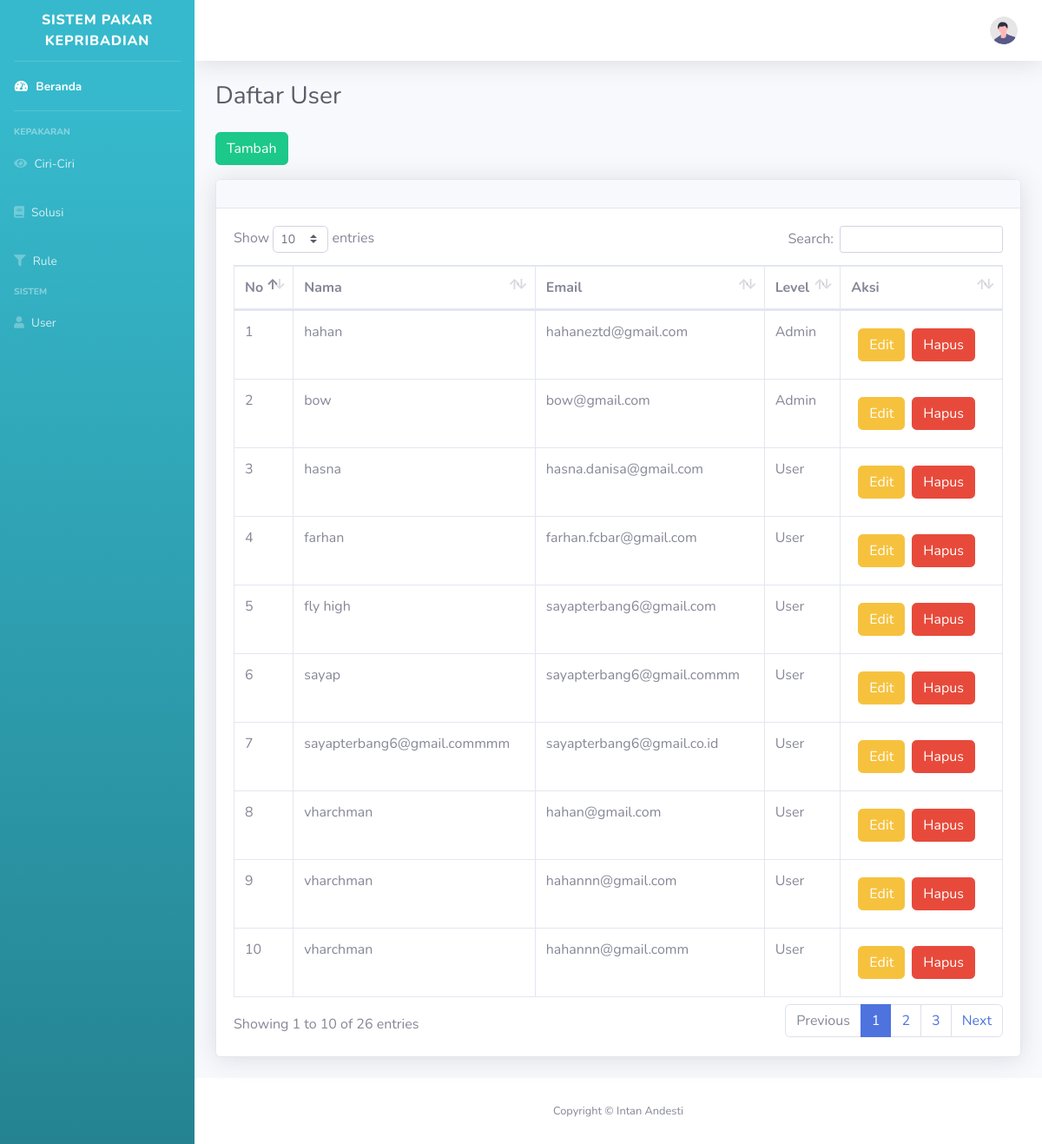
Screenshot of /admin/index.php?page=user-list with the database file from the repository.
### tables this page shows
CREATE TABLE `user` (
  `user_id` int(11) NOT NULL,
  `username` varchar(255) NOT NULL,
  `email` varchar(255) NOT NULL,
  `password` varchar(255) NOT NULL,
  `role` int(11) NOT NULL,
  `jenis_kelamin` varchar(255) NOT NULL,
  `tanggal_lahir` date DEFAULT NULL
);

### admin/page/user-list.php (the view, shortened to what this page needs)
<div class="d-sm-flex align-items-center justify-content-between mb-4">
  <h1 class="h3 mb-0 text-gray-800">Daftar User</h1>
</div>
<div class="mb-3">
  <a href="index.php?page=user-add" class="btn btn-success">Tambah</a>
</div>
<div class="card shadow mb-4">
  <div class="card-header py-3">
  </div>
  <div class="card-body">
    <div class="table-responsive">
      <table class="table table-bordered" id="dataTable" width="100%" cellspacing="0">
        <thead>
          <tr>
            <th>No</th>
            <th>Nama</th>
            <th>Email</th>
            <th>Level</th>
            <th>Aksi</th>
          </tr>
        </thead>
        <tbody>
          <?php
          include('../db/db_conn.php');
          $no = 1;
          $query = mysqli_query($conn, "SELECT * FROM user");
          while ($data = mysqli_fetch_array($query)) {
          ?>
            <tr>
              <td><?= $no++ ?></td>
              <td> <?= $data['username'] ?></td>
              <td><?= $data['email'] ?></td>
              <td>
                <?php
                if ($data['role'] == 1) {
                  echo "Admin";
                } else if ($data['role'] == 2) {
                  echo "User";
                }
                ?>
              </td>
              <td>
                <div class="row m-2">
                  <a href="index.php?page=user-edit&&id_data=<?= $data['user_id'] ?>" class="btn btn-warning mr-2">Edit</a>
                  <a href="action/UserHapus.php?id_data=<?= $data['user_id'] ?>" class="btn btn-danger">Hapus</a>
                </div>
              </td>
            </tr>
          <?php
          }
          ?>
        </tbody>
      </table>
    </div>
  </div>
</div>

### rows the page displays
user: username "hahan", email "hahaneztd@gmail.com", role "Admin"
user: username "bow", email "bow@gmail.com", role "Admin"
user: username "hasna", email "hasna.danisa@gmail.com", role "User"
user: username "farhan", email "farhan.fcbar@gmail.com", role "User"
user: username "fly high", email "sayapterbang6@gmail.com", role "User"
user: username "sayap", email "sayapterbang6@gmail.commm", role "User"
user: username "sayapterbang6@gmail.commmm", email "sayapterbang6@gmail.co.id", role "User"
user: username "vharchman", email "hahan@gmail.com", role "User"
user: username "vharchman", email "hahannn@gmail.com", role "User"
user: username "vharchman", email "hahannn@gmail.comm", role "User"
